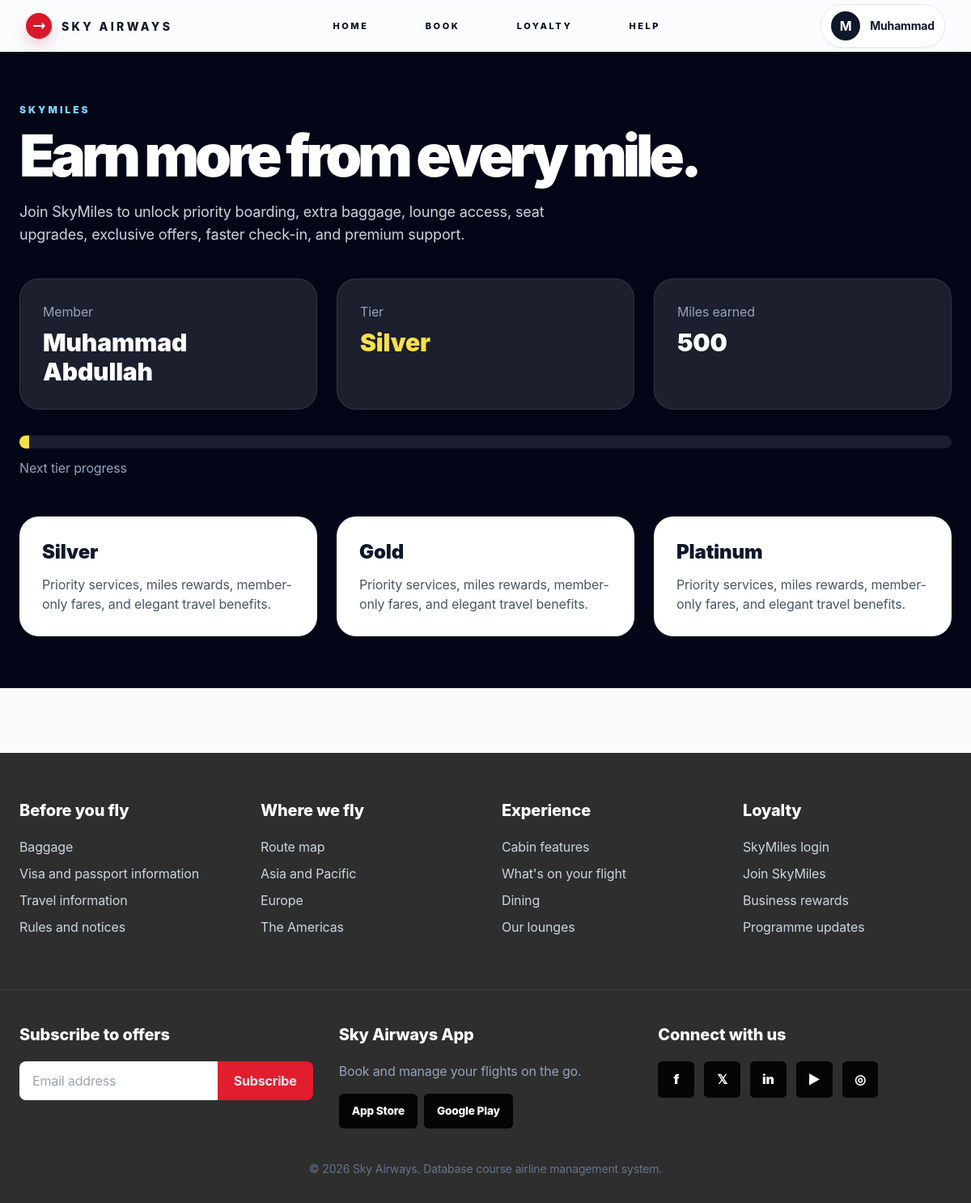
Page /loyalty (signed in) on the committed database.
### tables this page shows
CREATE TABLE users (
            id INTEGER PRIMARY KEY AUTOINCREMENT,
            full_name TEXT NOT NULL,
            username TEXT UNIQUE NOT NULL,
            email TEXT UNIQUE NOT NULL,
            phone TEXT,
            password_hash TEXT NOT NULL,
            country TEXT,
            date_of_birth TEXT,
            gender TEXT,
            role TEXT DEFAULT 'user',
            created_at TEXT DEFAULT CURRENT_TIMESTAMP
        );

CREATE TABLE loyalty (
            id INTEGER PRIMARY KEY AUTOINCREMENT,
            user_id INTEGER UNIQUE NOT NULL,
            tier TEXT DEFAULT 'Silver',
            miles INTEGER DEFAULT 0,
            created_at TEXT DEFAULT CURRENT_TIMESTAMP,
            FOREIGN KEY(user_id) REFERENCES users(id)
        );

### app.py (the view)
@app.route("/loyalty")
def loyalty():
    loyalty_row = None
    if session.get("user_id"):
        loyalty_row = query("SELECT * FROM loyalty WHERE user_id=?", (session["user_id"],), one=True)
    return render_template("loyalty.html", loyalty=loyalty_row)

### app.py (called while the page is built)
def get_db():
    if "db" not in g:
        g.db = sqlite3.connect(DB_PATH)
        g.db.row_factory = sqlite3.Row
    return g.db

def query(sql, args=(), one=False):
    cur = get_db().execute(sql, args)
    rows = cur.fetchall()
    cur.close()
    return (rows[0] if rows else None) if one else rows

def current_user():
    if session.get("user_id"):
        return query("SELECT * FROM users WHERE id = ?", (session["user_id"],), one=True)
    return None

@app.context_processor
def inject_globals():
    return {"user": current_user(), "airports": AIRPORTS, "now": datetime.now()}

@app.before_request
def ensure_db():
    init_db()

### templates/loyalty.html (shortened to what this page needs)
{% extends 'base.html' %}
{% block content %}
<section class="py-16 px-6 bg-slate-950 text-white"><div class="max-w-7xl mx-auto"><p class="text-sky-300 font-black uppercase tracking-[.25em] text-xs">SkyMiles</p><h1 class="text-5xl lg:text-7xl font-black tracking-[-.07em] mt-3">Earn more from every mile.</h1><p class="text-slate-300 text-lg mt-5 max-w-2xl">Join SkyMiles to unlock priority boarding, extra baggage, lounge access, seat upgrades, exclusive offers, faster check-in, and premium support.</p>{% if user and loyalty %}<div class="grid md:grid-cols-3 gap-6 mt-10"><div class="bg-white/10 border border-white/10 rounded-3xl p-7"><p class="text-slate-400">Member</p><h2 class="text-3xl font-black mt-2">{{ user.full_name }}</h2></div><div class="bg-white/10 border border-white/10 rounded-3xl p-7"><p class="text-slate-400">Tier</p><h2 class="text-3xl font-black mt-2 text-yellow-300">{{ loyalty.tier }}</h2></div><div class="bg-white/10 border border-white/10 rounded-3xl p-7"><p class="text-slate-400">Miles earned</p><h2 class="text-3xl font-black mt-2">{{ loyalty.miles }}</h2></div></div><div class="mt-8 bg-white/10 rounded-full h-4 overflow-hidden"><div class="bg-yellow-300 h-full" style="width: {{ [loyalty.miles/500,100]|min }}%"></div></div><p class="text-slate-400 mt-3">Next tier progress</p>{% else %}<a href="{{ url_for('login', next=url_for('loyalty')) }}" class="btn-primary mt-8">Join SkyMiles</a>{% endif %}<div class="grid md:grid-cols-3 gap-6 mt-12">{% for tier in ['Silver','Gold','Platinum'] %}<div class="bg-white rounded-3xl p-7 text-slate-900"><h3 class="text-2xl font-black">{{ tier }}</h3><p class="text-slate-600 mt-3">Priority services, miles rewards, member-only fares, and elegant travel benefits.</p></div>{% endfor %}</div></div></section>
{% endblock %}

### templates/base.html (shortened to what this page needs)
<!doctype html>
<html lang="en" class="scroll-smooth">
<head>
  <script src="https://cdn.tailwindcss.com"></script>
  <link rel="stylesheet" href="{{ url_for('static', filename='css/app.css') }}">
</head>
<body class="font-display bg-slate-50 text-slate-900 min-h-screen">
  <nav class="site-nav fixed top-0 left-0 right-0 z-50">
    <div class="max-w-7xl mx-auto px-4 sm:px-6 lg:px-8 h-[64px] flex items-center justify-between">
      <a href="{{ url_for('home') }}" class="flex items-center gap-3 group">
        <span class="logo-mark group-hover:scale-105 transition"></span>
        <span class="brand-text">SKY AIRWAYS</span>
      </a>
      <div class="hidden md:flex items-center gap-10">
        <a class="nav-link" href="{{ url_for('home') }}">Home</a>
        <a class="nav-link" href="{{ url_for('book') }}">Book</a>
        <a class="nav-link" href="{{ url_for('loyalty') }}">Loyalty</a>
        <a class="nav-link" href="{{ url_for('help_page') }}">Help</a>
      </div>
      <div class="flex items-center gap-3">
        {% if user %}
        <div class="relative group">
          <button class="flex items-center gap-3 rounded-full bg-white/80 border border-slate-200 px-3 py-2 shadow-sm hover:shadow-md transition">
            <span class="h-9 w-9 rounded-full bg-skybrand text-white grid place-items-center font-bold">{{ user.full_name[0] }}</span>
            <span class="hidden sm:block text-sm font-bold">{{ user.full_name.split()[0] }}</span>
          </button>
        </div>
        {% else %}
        <a href="{{ url_for('login') }}" class="hidden sm:inline-flex rounded-[3px] bg-skybrand text-white px-5 py-2.5 text-[11px] font-black tracking-widest uppercase hover:bg-accent transition shadow-md">Login / Sign Up</a>
        {% endif %}
      </div>
    </div>
  </nav>
  <main class="pt-[64px]">
    {% block content %}{% endblock %}
  </main>
  <footer class="bg-[#2e2e2e] text-slate-200 mt-20">
    <div class="max-w-7xl mx-auto px-6 py-14 grid md:grid-cols-4 gap-10 border-b border-white/10">
      <div><h3 class="footer-title">Before you fly</h3><p class="footer-link">Baggage</p><p class="footer-link">Visa and passport information</p><p class="footer-link">Travel information</p><p class="footer-link">Rules and notices</p></div>
      <div><h3 class="footer-title">Where we fly</h3><p class="footer-link">Route map</p><p class="footer-link">Asia and Pacific</p><p class="footer-link">Europe</p><p class="footer-link">The Americas</p></div>
      <div><h3 class="footer-title">Experience</h3><p class="footer-link">Cabin features</p><p class="footer-link">What's on your flight</p><p class="footer-link">Dining</p><p class="footer-link">Our lounges</p></div>
      <div><h3 class="footer-title">Loyalty</h3><p class="footer-link">SkyMiles login</p><p class="footer-link">Join SkyMiles</p><p class="footer-link">Business rewards</p><p class="footer-link">Programme updates</p></div>
    </div>
    <div class="max-w-7xl mx-auto px-6 py-10 grid md:grid-cols-3 gap-8">
      <div><h3 class="footer-title">Subscribe to offers</h3><div class="mt-4 flex"><input class="px-4 py-3 rounded-l-lg text-slate-900 w-full" placeholder="Email address"><button class="px-5 bg-accent rounded-r-lg font-bold">Subscribe</button></div></div>
      <div><h3 class="footer-title">Sky Airways App</h3><p class="text-slate-400 mt-3">Book and manage your flights on the go.</p><div class="mt-4 flex gap-2"><span class="app-badge">App Store</span><span class="app-badge">Google Play</span></div></div>
      <div><h3 class="footer-title">Connect with us</h3><div class="mt-4 flex gap-3"><span class="social">f</span><span class="social">𝕏</span><span class="social">in</span><span class="social">▶</span><span class="social">◎</span></div></div>
    </div>
    <p class="text-center text-slate-500 text-sm pb-8">© {{ now.year }} Sky Airways. Database course airline management system.</p>
  </footer>
</body>
</html>

### static/css/app.css (style rules this page uses)
:root { --navy:#07111f; --ink:#101624; --muted:#667085; --accent:#d7192a; --sky:#dff4ff; --line:#e6eaf0; }
* { box-sizing:border-box; }
html, body { font-family:'Manrope',ui-sans-serif,system-ui,-apple-system,BlinkMacSystemFont,'Segoe UI',sans-serif; color:var(--ink); background:#f6f8fb; }
body { letter-spacing:-.01em; }
.site-nav { height:64px; background:rgba(255,255,255,.34); backdrop-filter:blur(18px) saturate(140%); -webkit-backdrop-filter:blur(18px) saturate(140%); border-bottom:1px solid rgba(255,255,255,.38); box-shadow:0 8px 28px rgba(15,23,42,.06); }
.logo-mark { height:32px; width:32px; border-radius:50%; background:var(--accent); position:relative; box-shadow:0 8px 18px rgba(215,25,42,.20); }
.logo-mark:before { content:""; position:absolute; inset:9px 8px 9px 9px; background:#fff; clip-path:polygon(0 43%,72% 43%,72% 18%,100% 50%,72% 82%,72% 57%,0 57%); }
.brand-text { font-size:14px; letter-spacing:.24em; font-weight:800; color:#111827; }
.nav-link { position:relative; padding:.55rem .95rem; color:#07111f; transition:all .25s ease; font-size:11px; letter-spacing:.23em; font-weight:800; text-transform:uppercase; border-radius:10px; text-shadow:0 1px 10px rgba(255,255,255,.45); }
.nav-link:after { display:none; }
.footer-title { font-weight:800; font-size:1.25rem; color:white; margin-bottom:1.15rem; }
.footer-link { color:#cbd5e1; margin:.55rem 0; }
.app-badge { background:#050505; color:white; padding:.7rem 1rem; border-radius:.35rem; font-weight:800; font-size:.85rem; }
.social { background:#050505; color:white; height:2.8rem; width:2.8rem; border-radius:.35rem; display:grid; place-items:center; font-weight:900; }

### rows in the picture
users: full_name "M", full_name "Muhammad", full_name "Muhammad Abdullah"
loyalty: tier "Silver", miles "500"

### other values in the picture
{{ tier }} "Silver" "Gold" "Platinum"
